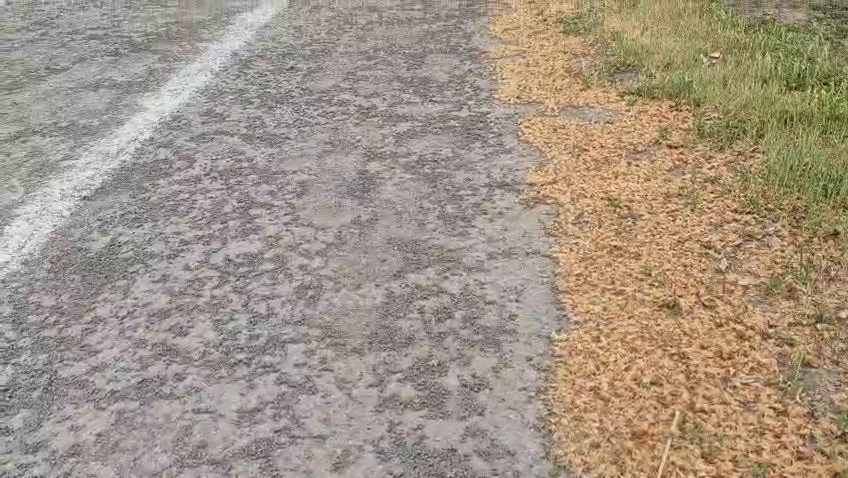
#> input picture frame 6 of guia_trote/videos/input/Pista_persona.mp4, 848 x 478 px, given in place of Pista_curva.mp4, which was not available
$ python opcion_2.py
#> lines starting #> are read from the running program, lines starting #| are printed output that depends on the picture; after the words box and inside, x2 and y2 are one past the last pixel; in counts of white or black regions, pixels touching at a corner belong together
#> further down, frame is the input picture: shape (478, 848, 3); mean B, G, R 133.7, 148.6, 162.2
import cv2
import numpy as np
import os


in_path = os.path.join("videos", "input")
out_path = os.path.join("videos", "output")
VIDEO_INPUT = os.path.join(in_path, "Pista_curva.mp4")
VIDEO_OUTPUT = os.path.join(out_path, "Pista_curva.mp4")


def detect_lane_lines(frame):

    # -----------------------------
    # 1. Convertir a HSV
    # -----------------------------
    lower_white = np.array([160, 160, 160])
    upper_white = np.array([250, 250, 250])
    hsv = cv2.cvtColor(frame, cv2.COLOR_BGR2HSV)
#> hsv: shape (478, 848, 3); mean H, S, V 35.2, 45.9, 162.4

    # -----------------------------
    # 2. Máscara para líneas blancas
    # -----------------------------
    # lower_white = np.array([0, 0, 80])
    # upper_white = np.array([250, 20, 100])

    mask = cv2.inRange(
        frame,
        lower_white,
        upper_white
    )
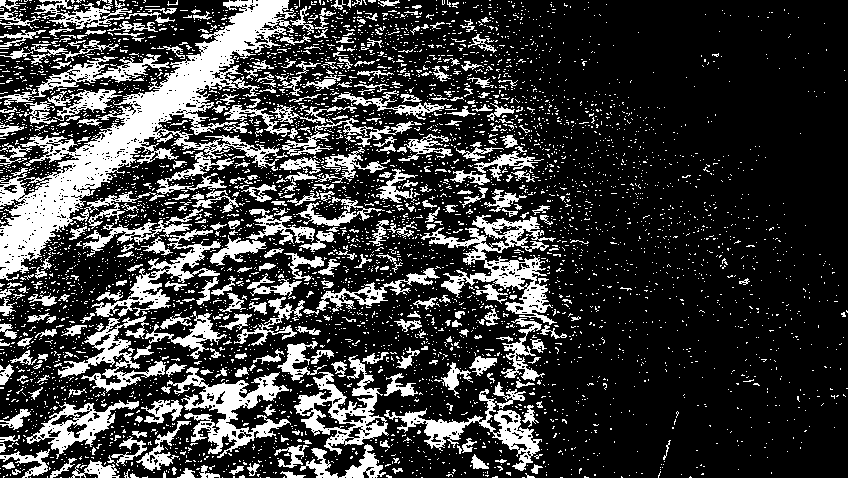
#> mask: shape (478, 848); 23.7% white; 4819 white regions (4465 under 20 px), largest, box (x1, y1, x2, y2) and area: (0, 0, 296, 281) 19214, (421, 215, 557, 325) 4307, (167, 367, 291, 458) 3598

    # -----------------------------
    # 3. Limpiar máscara
    # -----------------------------
    kernel = np.ones((5, 5), np.uint8)

    mask = cv2.morphologyEx(
        mask,
        cv2.MORPH_OPEN,
        kernel
    )
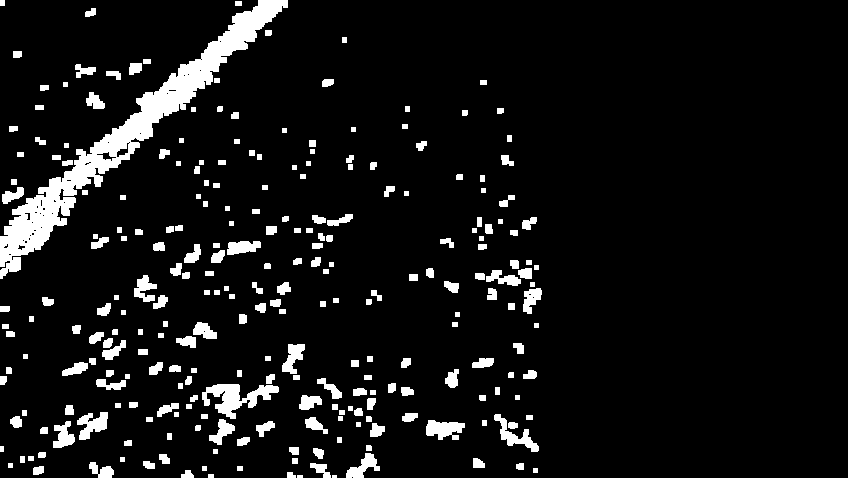
#> mask: shape (478, 848); 7.8% white; 261 white regions (2 under 20 px), largest, box (x1, y1, x2, y2) and area: (0, 0, 288, 279) 10671, (202, 384, 279, 419) 1208, (426, 420, 465, 440) 530

    mask = cv2.morphologyEx(
        mask,
        cv2.MORPH_CLOSE,
        kernel
    )
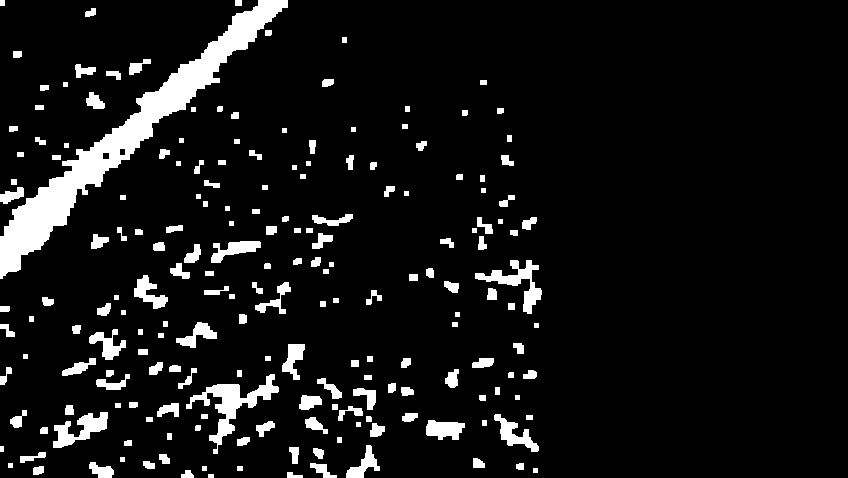
#> mask: shape (478, 848); 8.2% white; 196 white regions, largest, box (x1, y1, x2, y2) and area: (0, 0, 288, 279) 11346, (186, 374, 279, 454) 1811, (475, 260, 542, 314) 1067

    # -----------------------------
    # 4. Canny
    # -----------------------------
    edges = cv2.Canny(
        mask,
        50,
        150
    )
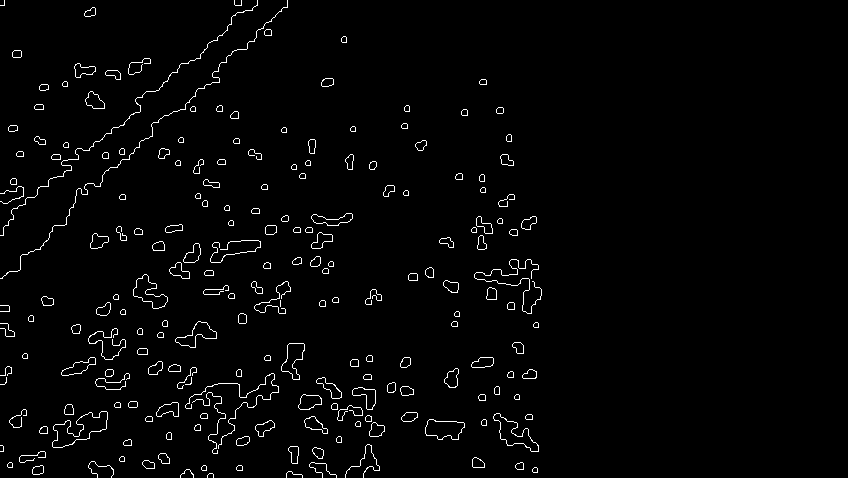
#> edges: shape (478, 848); 2.1% white in thin lines or dots, all inside (x1, y1, x2, y2) = (0, 0, 542, 478)

    # -----------------------------
    # 5. Región de interés
    # -----------------------------
    height, width = frame.shape[:2]
#> height = 478; width = 848

    roi_mask = np.zeros_like(edges)

    polygon = np.array([
        [
            (0, height),
            (width, height),
            (int(width * 0.65), int(height * 0.45)),
            (int(width * 0.35), int(height * 0.45))
        ]
    ])

    cv2.fillPoly(
        roi_mask,
        polygon,
        255
    )
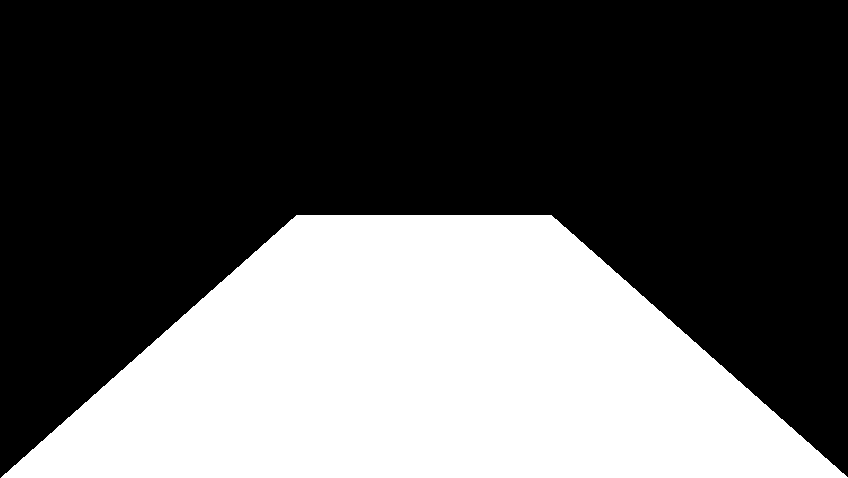
#> roi_mask: shape (478, 848); 35.8% white; 1 white region, box (x1, y1, x2, y2) and area: (1, 215, 848, 478) 145079

    edges_roi = cv2.bitwise_and(
        edges,
        roi_mask
    )
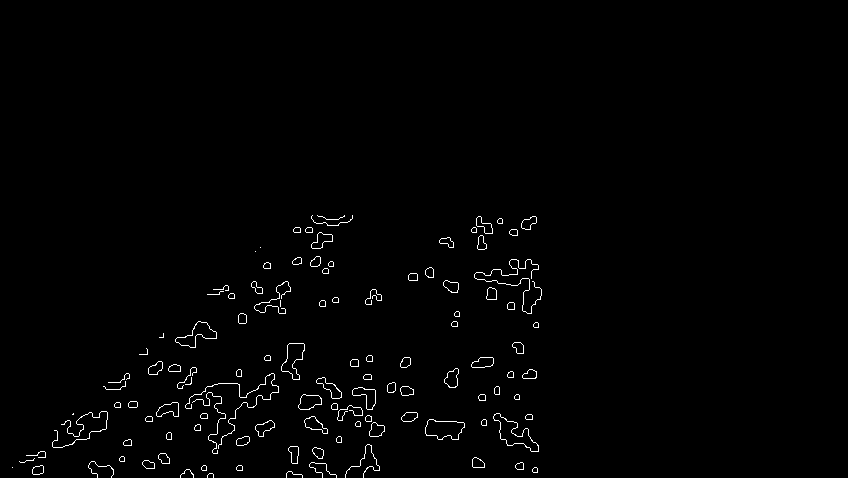
#> edges_roi: shape (478, 848); 1.2% white in thin lines or dots, all inside (x1, y1, x2, y2) = (12, 215, 542, 478)

    # -----------------------------
    # 6. Hough
    # -----------------------------
    lines = cv2.HoughLinesP(
        edges_roi,
        rho=1,
        theta=np.pi / 180,
        threshold=50,
        minLineLength=40,
        maxLineGap=30
    )
#> lines = 13 rows, first 6: [22, 462, 106, 428], [403, 421, 513, 421], [216, 446, 270, 429], [159, 407, 241, 376], [146, 417, 221, 403], [300, 403, 372, 409]

    output = frame.copy()

    if lines is not None:

        for line in lines:

            x1, y1, x2, y2 = line[0]

            cv2.line(
                output,
                (x1, y1),
                (x2, y2),
                (0, 0, 255),
                3
            )
#> this loop made 13 passes
#> (x1, y1, x2, y2) on passes 1 to 12: (22, 462, 106, 428), (403, 421, 513, 421), (216, 446, 270, 429), (159, 407, 241, 376), (146, 417, 221, 403), (300, 403, 372, 409), (178, 406, 221, 402), (145, 420, 297, 374), (115, 407, 221, 400), (157, 411, 395, 386), (92, 473, 149, 416), (224, 383, 272, 384)
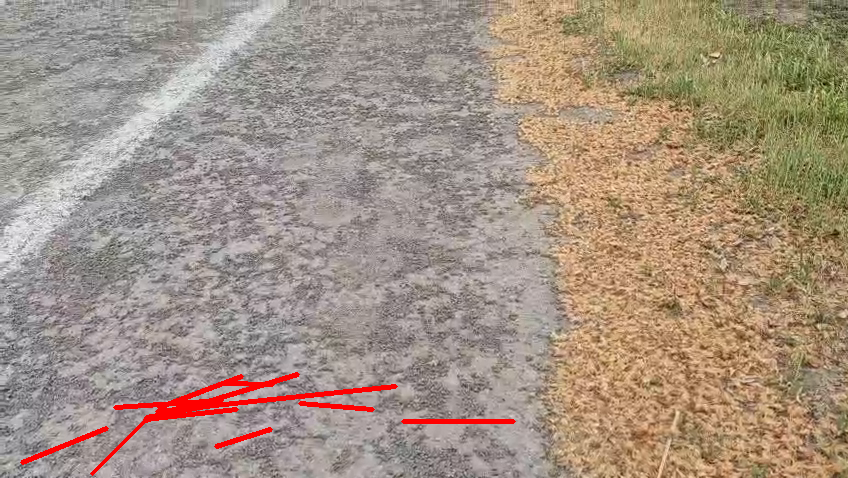
#> output: shape (478, 848, 3); 1.29% of pixels changed, all inside (x1, y1, x2, y2) = (20, 372, 516, 476)

    return output, mask, edges_roi


# =====================================
# VIDEO
# =====================================

cap = cv2.VideoCapture(VIDEO_INPUT)

if not cap.isOpened():
    raise RuntimeError(
        f"No se pudo abrir {VIDEO_INPUT}"
    )


width = int(cap.get(cv2.CAP_PROP_FRAME_WIDTH))
height = int(cap.get(cv2.CAP_PROP_FRAME_HEIGHT))
fps = cap.get(cv2.CAP_PROP_FPS)

fourcc = cv2.VideoWriter_fourcc(*"mp4v")

out = cv2.VideoWriter(
    VIDEO_OUTPUT,
    fourcc,
    fps,
    (width, height)
)


while True:

    ret, frame = cap.read()

    if not ret:
        break

    result, mask, edges = detect_lane_lines(frame)

    out.write(result)

    cv2.imshow(
        "Deteccion de pistas",
        result
    )

    if cv2.waitKey(1) & 0xFF == ord("q"):
#> (key q is pressed here)
        break


cap.release()
out.release()
cv2.destroyAllWindows()

$ run again, starting later in the video
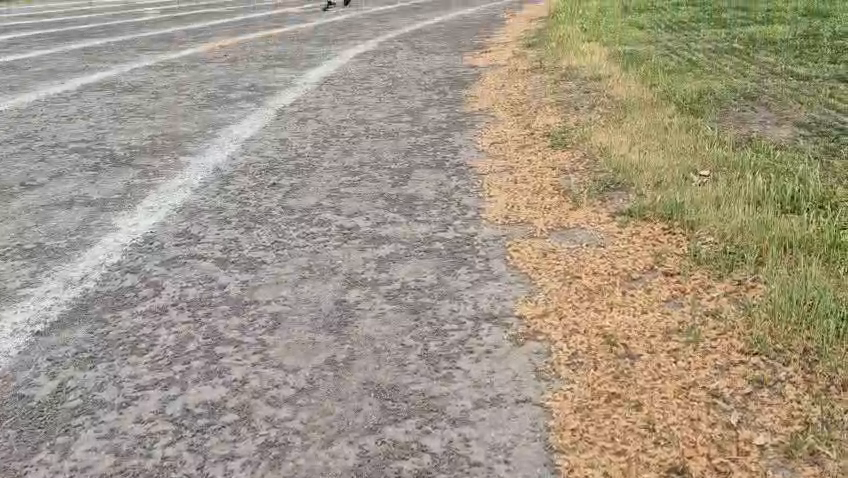
#> input picture frame 30 of guia_trote/videos/input/Pista_persona.mp4, 848 x 478 px, given in place of Pista_curva.mp4, which was not available
#> frame is the input picture: shape (478, 848, 3); mean B, G, R 134, 151.1, 161.4
#> hsv: shape (478, 848, 3); mean H, S, V 26.8, 45, 162.1
#> in detect_lane_lines, `mask = cv2.inRange( frame, lower_white, upper_white )`:
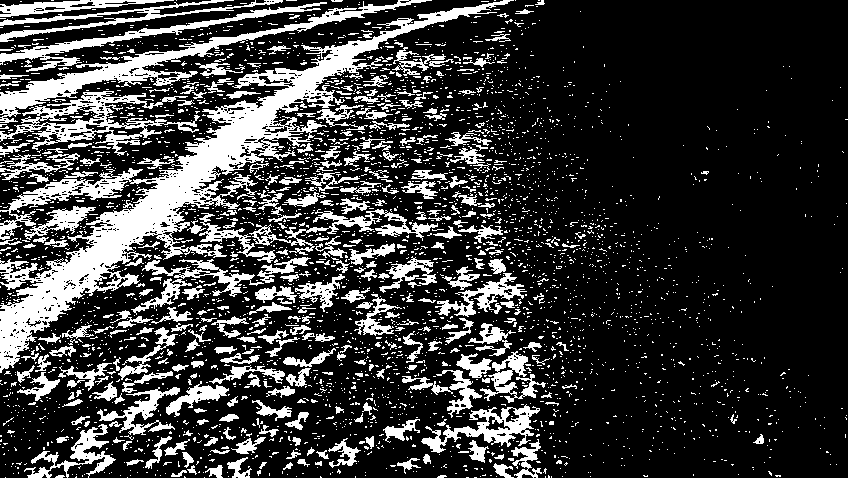
#> mask: shape (478, 848); 22.8% white; 3542 white regions (3195 under 20 px), largest, box (x1, y1, x2, y2) and area: (0, 0, 514, 373) 23999, (0, 0, 432, 123) 5407, (0, 91, 200, 156) 3457
#> edges: shape (478, 848); 2.4% white in thin lines or dots, all inside (x1, y1, x2, y2) = (0, 0, 537, 478)
#> roi_mask: shape (478, 848); 35.8% white; 1 white region, box (x1, y1, x2, y2) and area: (1, 215, 848, 478) 145079
#> edges_roi: shape (478, 848); 1% white in thin lines or dots, all inside (x1, y1, x2, y2) = (27, 215, 537, 478)
#> lines = [[386, 435, 440, 438], [153, 389, 215, 398], [450, 431, 506, 435], [126, 417, 220, 385]]
#> the loop in detect_lane_lines, `for line in lines: ` made 4 passes
#> after the loop in detect_lane_lines, `for line in lines:`:
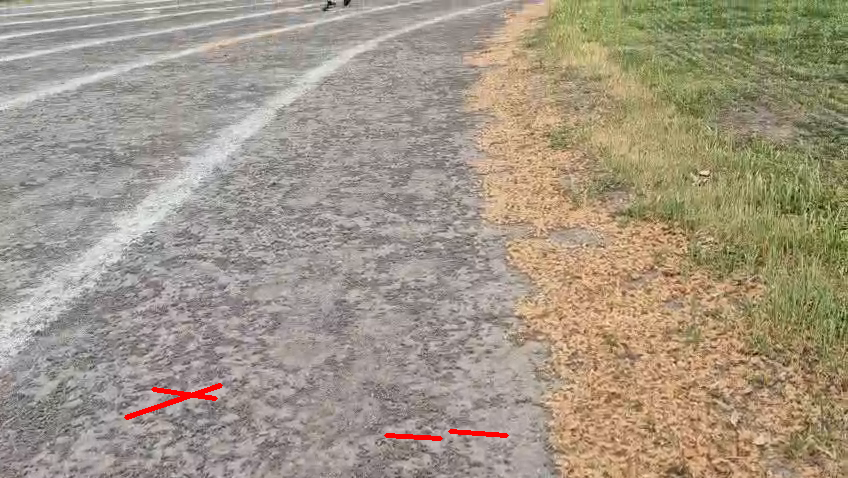
#> output: shape (478, 848, 3); 0.34% of pixels changed, all inside (x1, y1, x2, y2) = (124, 383, 509, 441)

$ run again, starting later in the video
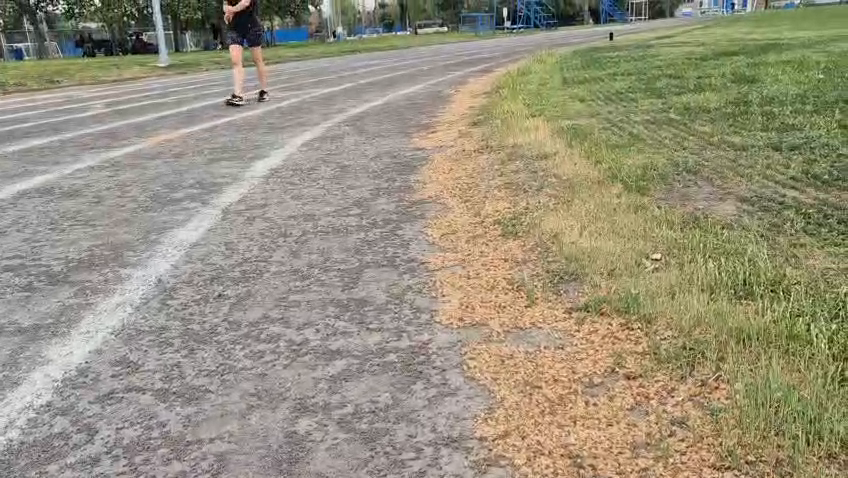
#> input picture frame 53 of guia_trote/videos/input/Pista_persona.mp4, 848 x 478 px, given in place of Pista_curva.mp4, which was not available
#> frame is the input picture: shape (478, 848, 3); mean B, G, R 125.1, 145.7, 151.7
#> hsv: shape (478, 848, 3); mean H, S, V 29.4, 52.3, 154.5
#> in detect_lane_lines, `mask = cv2.inRange( frame, lower_white, upper_white )`:
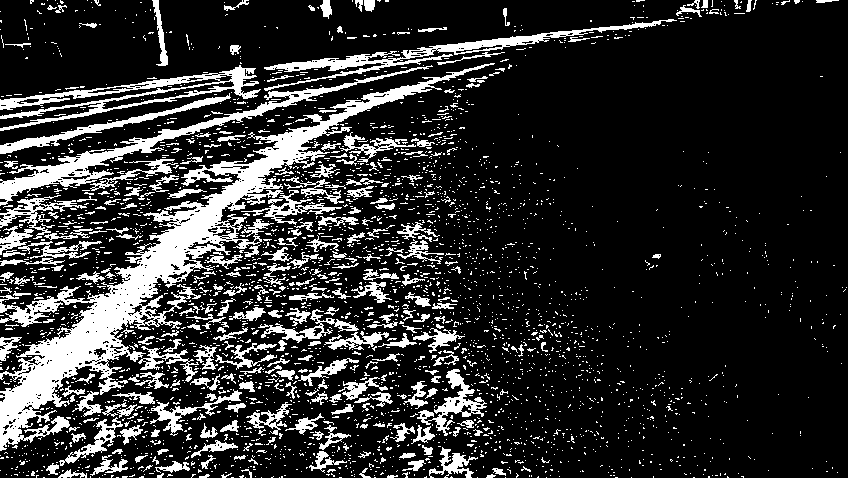
#> mask: shape (478, 848); 18.3% white; 3157 white regions (2861 under 20 px), largest, box (x1, y1, x2, y2) and area: (0, 63, 495, 451) 21583, (0, 65, 433, 206) 4524, (0, 65, 261, 131) 3419
#> edges: shape (478, 848); 1.6% white in thin lines or dots
#> roi_mask: shape (478, 848); 35.8% white; 1 white region, box (x1, y1, x2, y2) and area: (1, 215, 848, 478) 145079
#> in detect_lane_lines, `edges_roi = cv2.bitwise_and( edges, roi_mask )`:
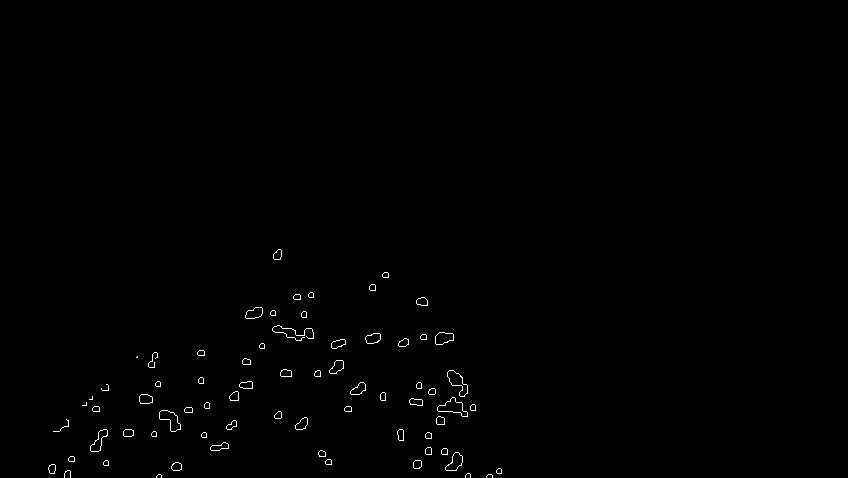
#> edges_roi: shape (478, 848); 0.49% white in thin lines or dots, all inside (x1, y1, x2, y2) = (48, 249, 502, 478)
#> lines = None
